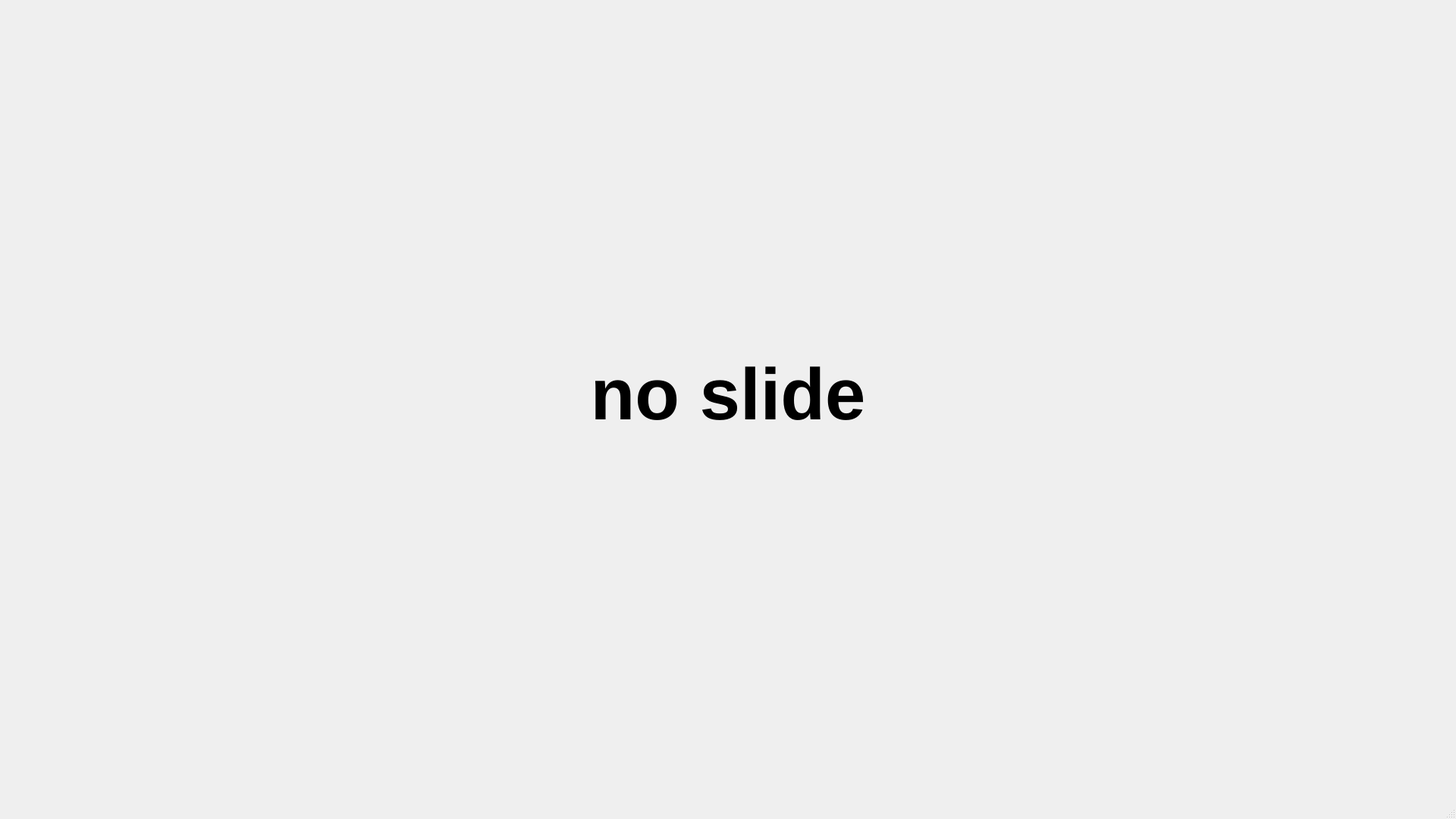
<?xml version="1.0" encoding="UTF-8"?>
<ui version="4.0">
 <class>MainWindow</class>
 <widget class="QMainWindow" name="MainWindow">
  <property name="geometry">
   <rect>
    <x>0</x>
    <y>0</y>
    <width>1920</width>
    <height>1080</height>
   </rect>
  </property>
  <property name="windowTitle">
   <string>MainWindow</string>
  </property>
  <widget class="QWidget" name="centralwidget">
   <widget class="QLabel" name="slider">
    <property name="geometry">
     <rect>
      <x>0</x>
      <y>-20</y>
      <width>1920</width>
      <height>1080</height>
     </rect>
    </property>
    <property name="font">
     <font>
      <pointsize>72</pointsize>
      <weight>75</weight>
      <bold>true</bold>
     </font>
    </property>
    <property name="text">
     <string>no slide</string>
    </property>
    <property name="scaledContents">
     <bool>false</bool>
    </property>
    <property name="alignment">
     <set>Qt::AlignCenter</set>
    </property>
   </widget>
  </widget>
  <widget class="QMenuBar" name="menubar">
   <property name="geometry">
    <rect>
     <x>0</x>
     <y>0</y>
     <width>1920</width>
     <height>21</height>
    </rect>
   </property>
  </widget>
  <widget class="QStatusBar" name="statusbar"/>
 </widget>
 <resources/>
 <connections/>
</ui>
